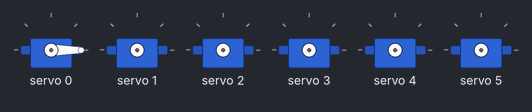
A sketch run on a simulated Arduino Uno, built with avr-gcc and run on an emulated ATmega328P. Shown: 6 × servo. What the sketch prints to the serial monitor is not drawn.

Above: at 0.1 s.
At 6.6 s:
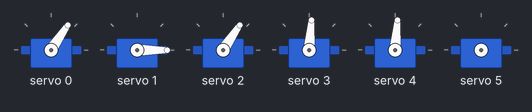
At 10.1 s:
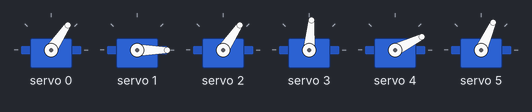
At 16.6 s:
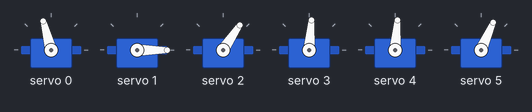
At 21.6 s:
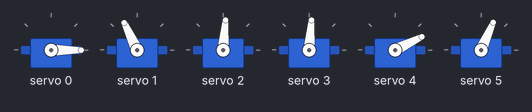
At 34.6 s:
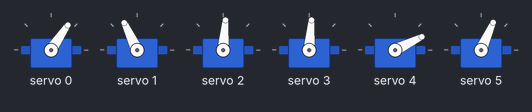
Timing chart, 0 to 40.0 s (numbered marks = the images above):
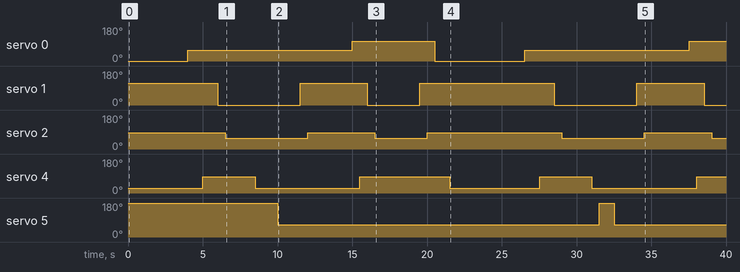

Measured:
- by itself, servo 0: 0° → 56° at 4.0 s, → 105° 11.0 s later, → 0° 5.5 s later, → 56° 6.0 s later, … (5 changes in this stretch)
- by itself, servo 1: goes 0° 5.5 s, 115° 4.5 s, 0° 3.5 s, 115° 9.0 s, 0° 5.5 s, 115° 4.5 s, then 0°
- by itself, servo 2: goes 56° 5.5 s, 85° 4.5 s, 56° 3.5 s, 85° 9.0 s, 56° 5.5 s, 85° 4.5 s, then 56°
- by itself, servo 4: goes 85° 3.5 s, 26° 7.0 s, 85° 6.0 s, 26° 6.0 s, 85° 3.5 s, 26° 7.0 s, then 85°
- by itself, servo 5: 180° → 66° at 10.0 s, → 180° 21.5 s later, → 66° 1.0 s later

The sketch:

ARM.ino
```cpp
#include <Wire.h>
#include <Adafruit_PWMServoDriver.h>


Adafruit_PWMServoDriver pwm = Adafruit_PWMServoDriver();

#define SERVOMIN  150 // This is the 'minimum' pulse length count (out of 4096)
#define SERVOMAX  600 // This is the 'maximum' pulse length count (out of 4096)
#define USMIN  600 // This is the rounded 'minimum' microsecond length based on the minimum pulse of 150
#define USMAX  2400 // This is the rounded 'maximum' microsecond length based on the maximum pulse of 600
#define SERVO_FREQ 50 // Analog servos run at ~50 Hz updates

#define Base 0 // CHANNEL 1 - Base
#define Shoulder 1 // CHANNEL 2 - Shoulder
#define Elbow 2 // CHANNEL 3 - Elbow
#define Wrist 3 // CHANNEL 4 - Wrist
#define Palm 4 // CHANNEL 5 - Palm
#define Clamp 5 // CHANNEL 6 - Clamp


void setup() {
  Serial.begin(9600);
  Serial.println("16 channel Servo test!");

  pwm.begin();

  yield();
}

// the code inside loop() has been updated by Robojax
void loop() {
  pwm.setPWMFreq(60);  // Analog servos run at ~60 Hz updates

  pwm.setPWM(0, 0, 125 );
  delay(500);
  pwm.setPWM(1, 0, 425 );
  delay(500);
  pwm.setPWM(2, 0, 350);
  delay(500);
  pwm.setPWM(3, 0, 350 );
  delay(500);
  pwm.setPWM(4, 0, 200);
  delay(2000);


  pwm.setPWM(0, 0, 275 );
  delay(1000);
  pwm.setPWM(4, 0, 350);
  delay(1000);
  pwm.setPWM(1, 0, 125);
  delay(500);
  pwm.setPWM(2, 0, 275);
  delay(1000);
  pwm.setPWM(3, 0, 350 );
  delay(1000);

  // 3rd Position
  pwm.setPWM(4, 0, 200);
  delay(500);
  pwm.setPWM(5, 0, 600);
  delay(1000);
  pwm.setPWM(5, 0, 300);
  delay(1000);

  //4th Position
  pwm.setPWM(0, 0, 275 );
  delay(500);
  pwm.setPWM(1, 0, 425 );
  delay(500);
  pwm.setPWM(2, 0, 350);
  delay(500);
  pwm.setPWM(3, 0, 350 );
  delay(500);
  pwm.setPWM(4, 0, 200);
  delay(2000);

  // 5th Position
  pwm.setPWM(0, 0, 400 );
  delay(500);
  pwm.setPWM(4, 0, 350);
  delay(500);
  pwm.setPWM(1, 0, 125);
  delay(500);
  pwm.setPWM(2, 0, 275);
  delay(500);
  pwm.setPWM(3, 0, 350 );
  delay(2500);

  //6th position
  pwm.setPWM(1, 0, 425 );
  delay(500);
  pwm.setPWM(2, 0, 350);
  delay(500);
  pwm.setPWM(0, 0, 125 );
  delay(500);
  pwm.setPWM(3, 0, 350 );
  delay(500);
  pwm.setPWM(4, 0, 200);
  delay(1000);


}
```
